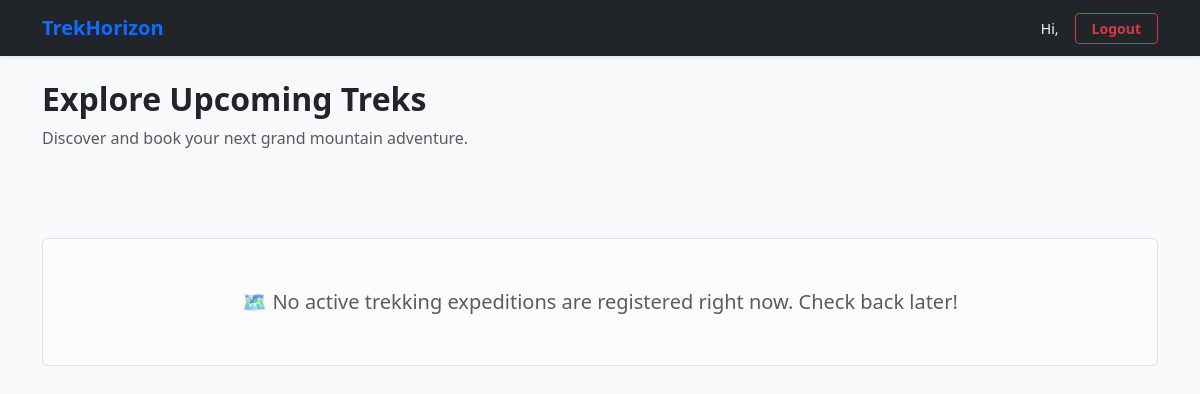
Page /explore-treks on the earlier database version.
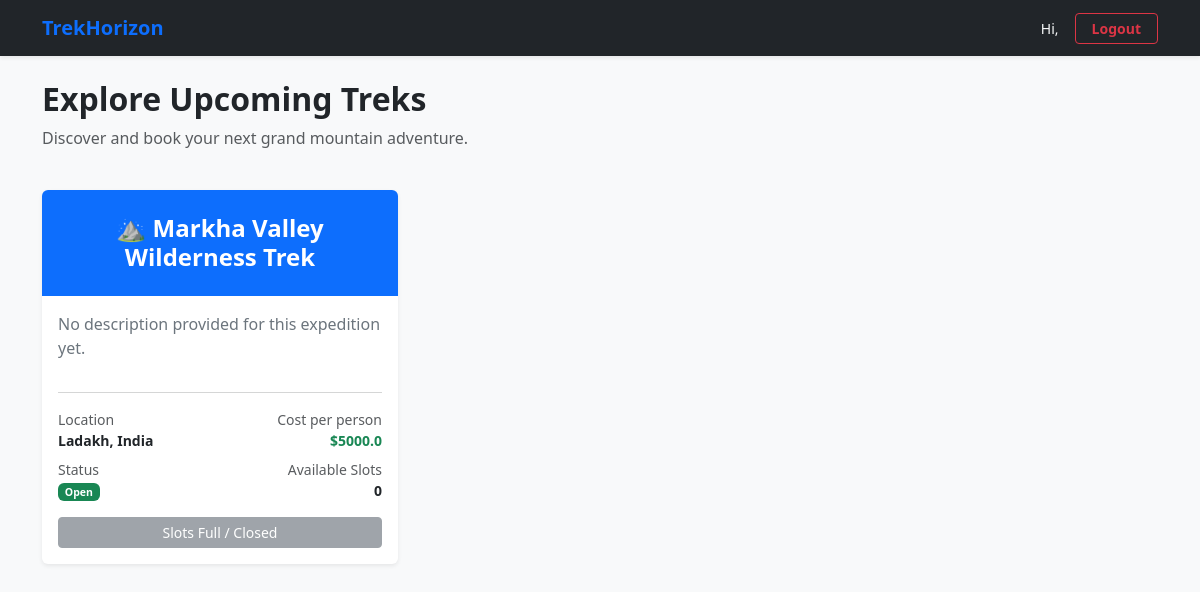
Same page on the later database version.
### models.py (models this page shows)
class Trek(db.Model):
    trek_id = db.Column(db.Integer, primary_key=True, autoincrement=True)
    trek_name = db.Column(db.String(150), nullable=False)
    location = db.Column(db.String(150), nullable=False)
    difficulty = db.Column(db.Enum('Easy', 'Moderate', 'Hard', name='trek_difficulty'), nullable=False)
    duration_days = db.Column(db.Integer, nullable=False)
    available_slots = db.Column(db.Integer, nullable=False)
    max_slots = db.Column(db.Integer, nullable=False)
    start_date = db.Column(db.Date, nullable=False)
    end_date = db.Column(db.Date, nullable=False)
    status = db.Column(db.Enum('Pending', 'Approved', 'Open', 'Closed', 'Completed', name='trek_status'), nullable=False)
    assigned_staff_id = db.Column(db.Integer, db.ForeignKey('user.user_id'), nullable=True)
    cost_per_person = db.Column(db.Float, nullable=False, default=0.0)
    meeting_point = db.Column(db.String(255), nullable=True)
    description = db.Column(db.Text, nullable=True)
    bookings = db.relationship('Booking', backref='trek', lazy=True)

### routes/user.py (the view)
@app.route('/explore-treks')
def explore_treks():
    open_treks = Trek.query.filter_by(status='Open').all()
    return render_template('explore.html', treks=open_treks)

### templates/explore.html (shortened to what this page needs)
{% extends 'base.html' %}
{% block content %}
<div class="row mb-4">
    <div class="col">
        <h2 class="fw-bold text-dark">Explore Upcoming Treks</h2>
        <p class="text-muted">Discover and book your next grand mountain adventure.</p>
    </div>
</div>
<div class="row g-4">
    {% if treks %}
        {% for trek in treks %}
            <div class="col-12 col-md-6 col-lg-4">
                <div class="card h-100 shadow-sm border-0">
                    <div class="bg-primary text-white p-4 text-center rounded-top">
                        <h4 class="mb-0 fw-bold">⛰️ {{ trek.trek_name }}</h4>
                    </div>
                    <div class="card-body d-flex flex-column">
                        <p class="card-text text-secondary flex-grow-1">
                            {{ trek.description if trek.description else "No description provided for this expedition yet." }}
                        </p>
                        <hr class="text-muted">
                        <div class="row g-2 small mb-3">
                            <div class="col-6">
                                <span class="text-muted d-block">Location</span>
                                <strong class="text-dark">{{ trek.location }}</strong>
                            </div>
                            <div class="col-6 text-end">
                                <span class="text-muted d-block">Cost per person</span>
                                <strong class="text-success">${{ trek.cost_per_person if trek.cost_per_person else 'N/A' }}</strong>
                            </div>
                            <div class="col-6 mt-2">
                                <span class="text-muted d-block">Status</span>
                                <span class="badge {% if trek.status == 'Open' %}bg-success{% else %}bg-danger{% endif %}">
                                    {{ trek.status }}
                                </span>
                            </div>
                            <div class="col-6 text-end mt-2">
                                <span class="text-muted d-block">Available Slots</span>
                                <strong class="text-dark">{{ trek.available_slots }}</strong>
                            </div>
                        </div>
                        {% if trek.status == 'Open' and trek.available_slots > 0 %}
                            <form action="/book/{{ trek.trek_id }}" method="POST" class="mt-auto">
                                <button type="submit" class="btn btn-primary w-100 fw-bold btn-sm">Book This Journey</button>
                            </form>
                        {% else %}
                            <button class="btn btn-secondary w-100 btn-sm mt-auto" disabled>Slots Full / Closed</button>
                        {% endif %}
                    </div>
                </div>
            </div>
        {% endfor %}
    {% else %}
        <div class="col-12 text-center py-5">
            <div class="alert alert-light border py-5">
                <p class="lead mb-0 text-muted">🗺️ No active trekking expeditions are registered right now. Check back later!</p>
            </div>
        </div>
    {% endif %}
</div>
{% endblock %}

Differences in the rows shown:
added Trek: trek_name "Markha Valley Wilderness Trek", description "No description provided for this expedition yet.", location "Ladakh, India", cost_per_person "5000.0", status "Open", available_slots "0", shows "Slots Full / Closed"
Other differences:
text no longer shown: "🗺️ No active trekking expeditions are registered right now. Check back later!"
